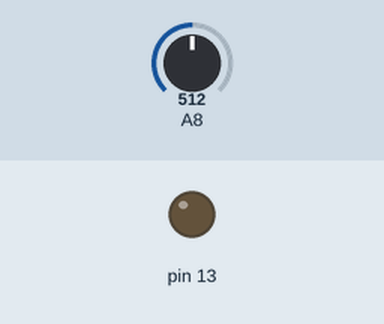
Simulated run of this sketch. Board: Arduino Mega 2560, built with avr-gcc and run on an emulated ATmega2560. On the bench: output pins drawn as LEDs (lit = HIGH). Inputs (shaded band) come from the test bench; at power-on: A8 = 512. What the sketch prints to the serial monitor is not drawn.

Above: at 1.2 s.
1.3 s: A8 set to 0
At 2.5 s:
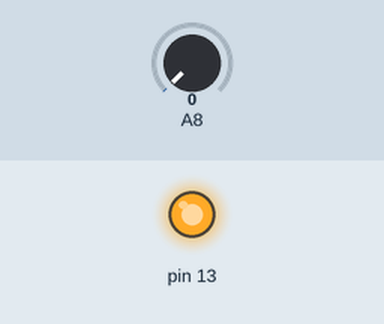
2.8 s: A8 set to 122
At 3.9 s:
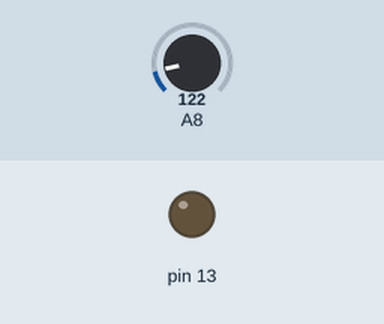
Timing chart, 0 to 5.8 s (numbered marks = the images above; inputs shaded):
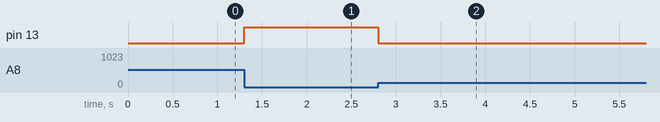

Measured:
- after the input at 1.3 s, pin 13: LOW → HIGH at once
- after the input at 2.8 s, pin 13: HIGH → LOW at once

The sketch:

sketch_mar18a.ino
```cpp
   // 数字量
void setup() {
  pinMode(13, OUTPUT);  //设置LED管脚输出模式
  Serial.begin(115200);
}

void loop() {
int v = analogRead(A8);
 Serial.print(v); Serial.print(",");
  Serial.println();
  delay(0.1);
  if (v == 0) // 若按键被按下
  {
    digitalWrite(13, 1); // 点亮LED灯
  }
  else {   //否则
      digitalWrite(13, 0); // 熄灭LED灯
  }


}
```
